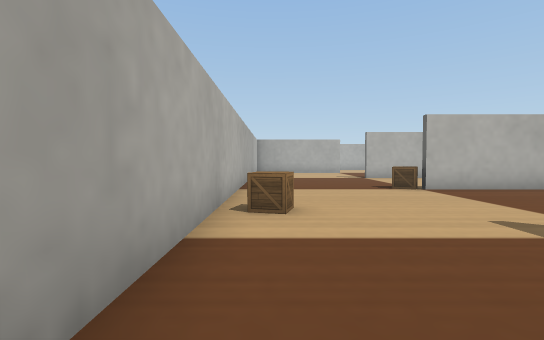
view 1 (above)

24 first-person views from a walk through a robot-simulator world made for Webots. The camera is 0.04 m above the floor, tilts 2° down and sees 85° across. The floor is counted in squares, 0.05 m on a side. Each view is taken from the middle of a square. On the plan, view 1 faces up. The plan holds only what a view shows up to about 11 squares ahead; the rest is blank. The place goes on beyond the plan. Robots are left out. Webots' stock objects and surfaces are drawn as simple stand-ins.

view 2
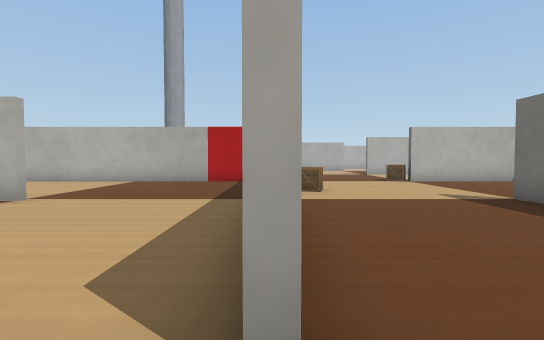

view 3
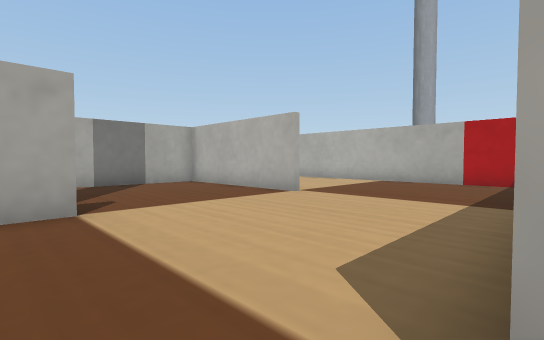

view 4
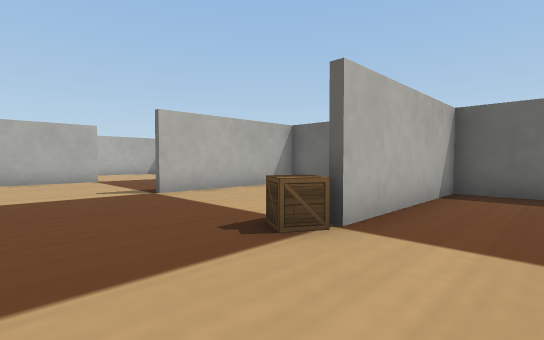

view 5
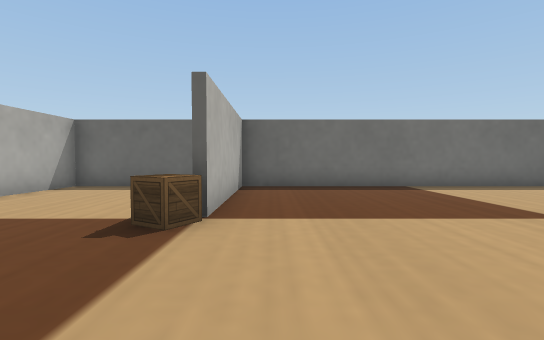

view 6
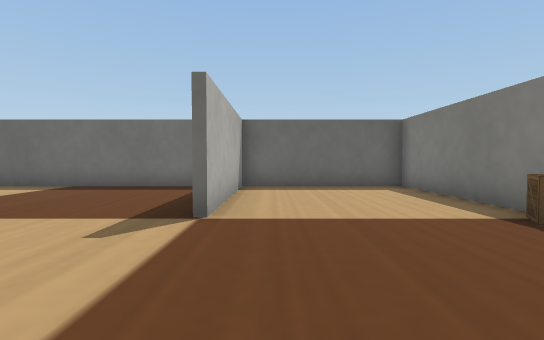

view 7
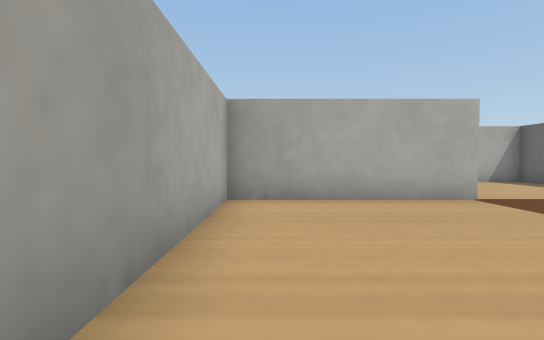

view 8
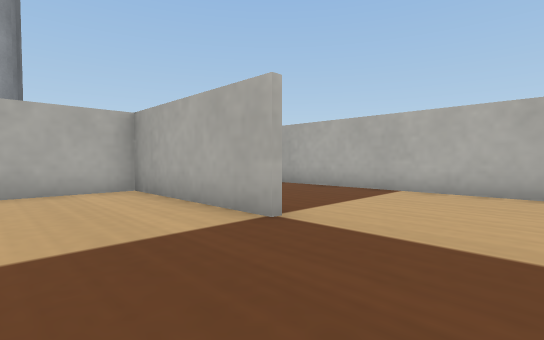

view 9
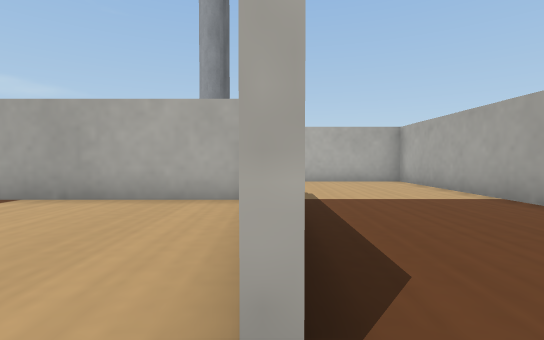

view 10
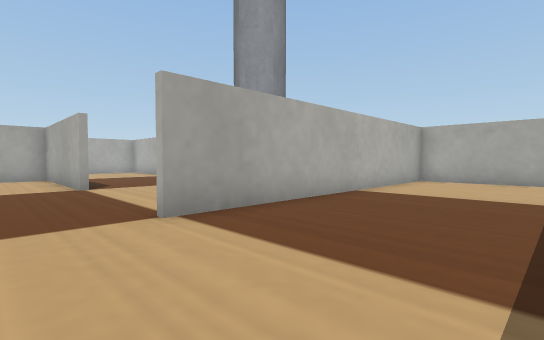

view 11
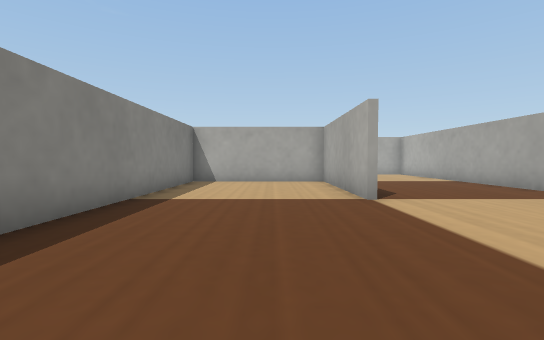

view 12
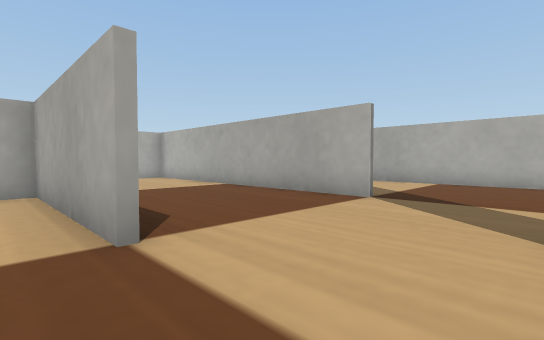

view 13
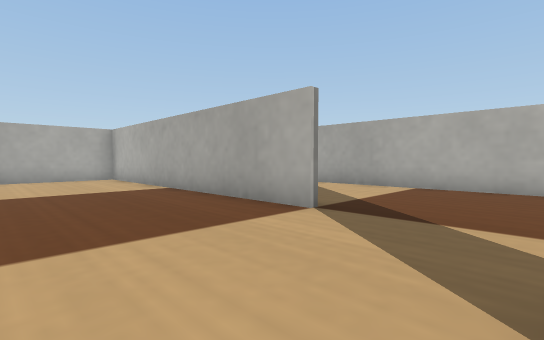

view 14
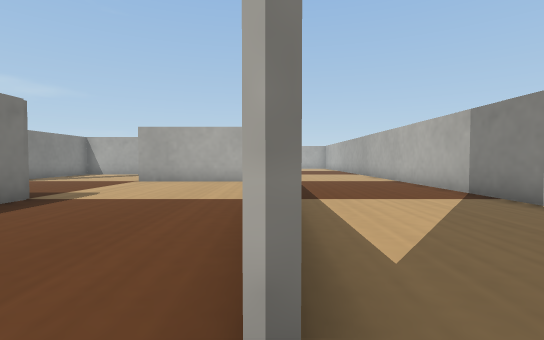

view 15
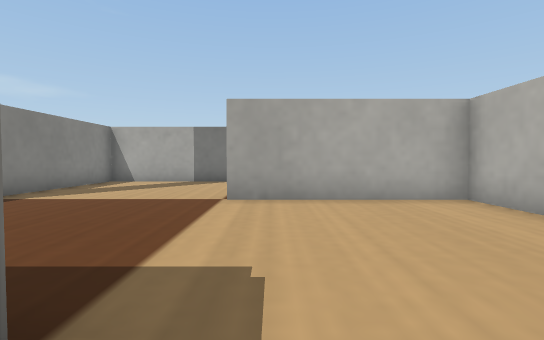

view 16
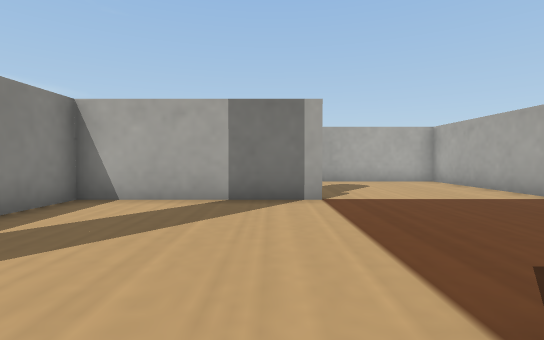

view 17
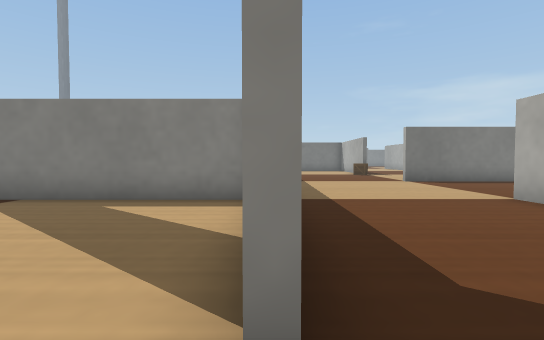

view 18
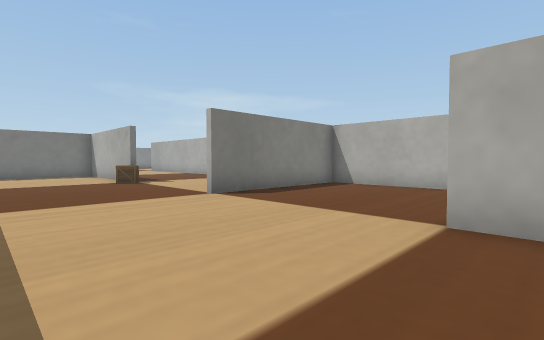

view 19
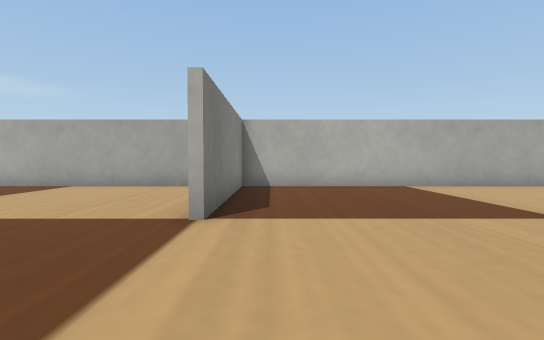

view 20
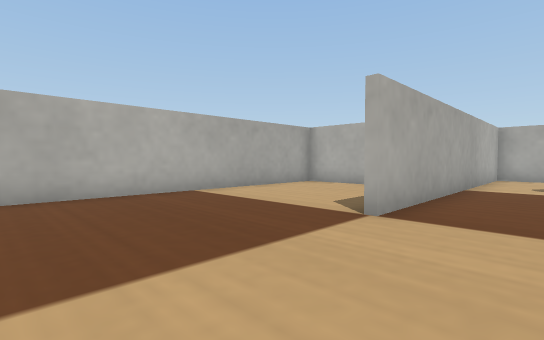

view 21
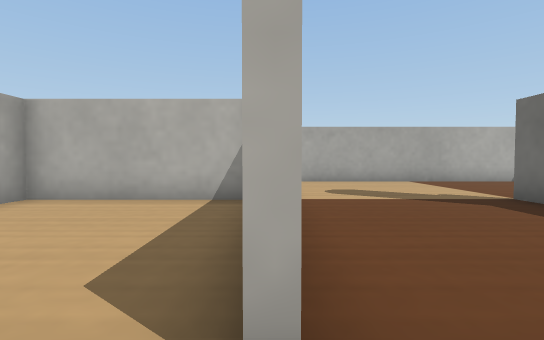

view 22
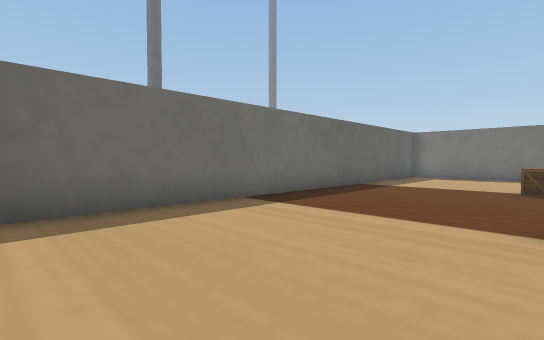

view 23
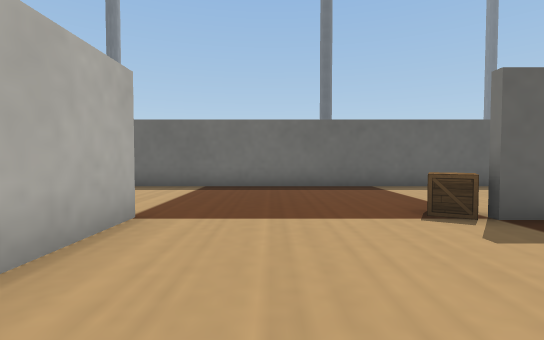

view 24
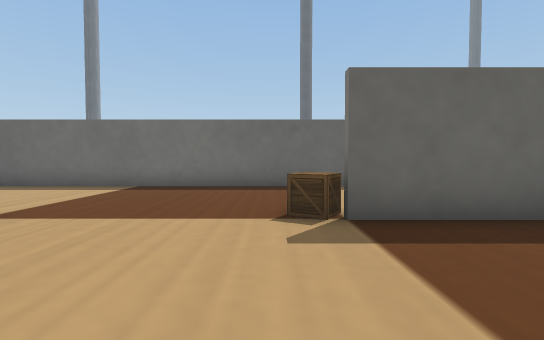

### Floor plan
Points are (right, up) in squares from view 1. A wall is a line through its corners. A room is listed if a view was taken in it or the views show most of it. See-through windows are left out.
Room 1 (views 1, 2, 3, 4, 5, 6, 7, 8, 9, 10, 11, 12, 13, 14, 15, 16, 17, 18, 19, 20, 21, 22, 23, 24)
walls: (-16.1, 13) (-15.3, 13); (-10.9, 12.9) (-15.9, 12.9) (-15.9, 8.1) (-8.1, 8.1); (-10.9, 17.9) (-20.9, 17.9) (-20.9, 13); (-5.9, 2.7) (-11, 2.7) (-11, -1); (-22, 17.9) (-30.9, 17.9) (-30.9, 8); (-2, 7.9) (-10.1, 7.9); (-26.1, 12.2) (-26.1, 13); (-25.9, 13) (-25.9, 8.1) (-20.5, 8.1); (-0.9, 10.9) (-0.9, 0.9); (-5.9, -1.9) (-5.9, -2.9); (-8.2, 22.7) (-21.1, 22.7); (-31.5, 12.9) (-35.9, 12.9) (-35.9, 3.1) (-30.9, 3.1); (-30.9, 2.9) (-33, 2.9); (-26.1, -4.5) (-26.1, 7.2); (4.4, 8.1) (9, 8.1); (3.9, 2.3) (3.9, 3); (4.1, 17.9) (-0.9, 17.9) (-0.9, 12.5); (-31.1, -4.5) (-31.1, -2.4); (9, 7.9) (4.4, 7.9); (-35.9, 1.5) (-35.9, -4.2); (8.9, 14.4) (8.9, 22.7) (-5.9, 22.7) (-5.9, 12.8); (8.9, -1.2) (8.9, 12.9) (4, 12.9)
objects: wooden box (-31, -2) to (-30, -1); pole (-8, 15) to (-7, 16); wooden box (0, 4) to (0, 5); wooden box (3, 8) to (4, 9)

Where each view was taken, in squares from view 1:
view 1: 0 up, 0 right, facing up
view 2: 3 down, 1 left, facing up
view 3: 3 down, 1 left, facing up-left
view 4: 6 up, 1 right, facing up-right
view 5: 7 up, 0 right, facing right
view 6: 12 up, 0 right, facing right
view 7: 12 up, 0 right, facing up
view 8: 15 up, 7 right, facing up-left
view 9: 18 up, 5 right, facing left
view 10: 11 up, 2 left, facing up-left
view 11: 11 up, 5 left, facing left
view 12: 12 up, 8 left, facing up-left
view 13: 14 up, 8 left, facing up-left
view 14: 18 up, 10 left, facing left
view 15: 14 up, 15 left, facing left
view 16: 12 up, 20 left, facing left
view 17: 14 up, 26 left, facing down
view 18: 9 up, 27 left, facing down-left
view 19: 4 up, 27 left, facing left
view 20: 4 up, 29 left, facing up-left
view 21: 7 up, 31 left, facing up
view 22: 7 up, 31 left, facing down-right
view 23: 1 up, 35 left, facing right
view 24: 1 down, 35 left, facing right
